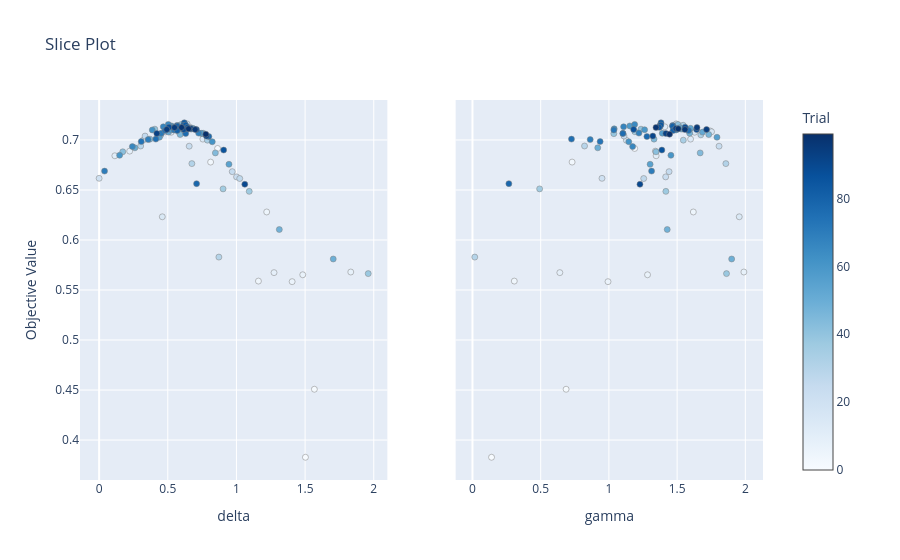

The notebook cell saved with this chart:
### Markdown cell above
## Visualizaciones

### Code cell
#optuna.visualization.plot_slice(study, params=['gamma'])
#optuna.visualization.plot_slice(study, params=['delta'])
optuna.visualization.plot_slice(study, params=['gamma','delta'])

#optuna.visualization.plot_slice(study, params=['bias','slope'])
#optuna.visualization.plot_slice(study, params=['alpha_1','alpha_2'])
